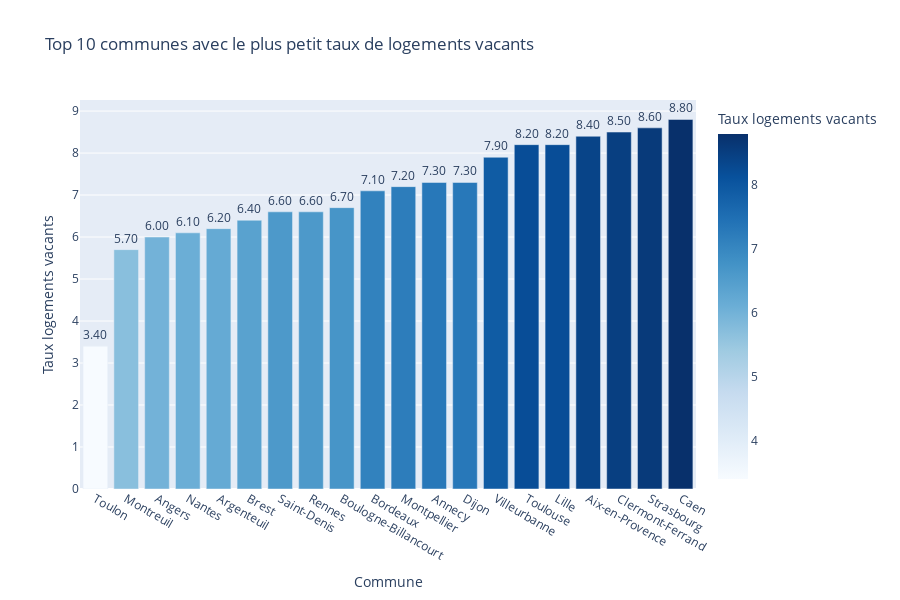

Notebook cell for this chart:
### Markdown cell above
Affichage sur la map

### Code cell
# --- Garder uniquement l'année la plus récente pour chaque commune ---
df_vac_100k_recent = df_vac_100k.sort_values("annee", ascending=False) \
                                 .groupby("code_commune", as_index=False) \
                                 .first()  # prend la ligne la plus récente pour chaque commune

# --- Merge avec les coordonnées ---
df_vac_map = df_vac_100k_recent.merge(
    df_communes_coords,
    left_on="code_commune",
    right_on="code_insee",
    how="left"
).dropna(subset=["latitude_centre", "longitude_centre"])

# --- Affichage carte Plotly ---
import plotly.express as px

fig = px.scatter_mapbox(
    df_vac_map,
    lat="latitude_centre",
    lon="longitude_centre",
    size="part_log_vacant",
    color="part_log_vacant",
    hover_name="nom_commune",
    hover_data={
        "p21_pop": True,
        "part_log_vacant": True,
        "code_postal": True,
        "annee": True
    },
    zoom=5,
    height=500,
    color_continuous_scale="OrRd"
)
# --- Top 10 communes avec le plus petit taux de logements vacants ---
top10_low_vac = df_vac_map.sort_values("part_log_vacant", ascending=True).head(20)

# --- Histogramme ---
fig_hist = px.bar(
    top10_low_vac,
    x="nom_commune",
    y="part_log_vacant",
    text="part_log_vacant",
    hover_data={"p21_pop": True, "code_postal": True, "annee": True},
    labels={"part_log_vacant": "Taux logements vacants", "nom_commune": "Commune"},
    title="Top 10 communes avec le plus petit taux de logements vacants",
    color="part_log_vacant",
    color_continuous_scale="Blues",
    height=600
)

fig.update_layout(mapbox_style="open-street-map", margin={"r":0,"t":0,"l":0,"b":0})
fig.show()

fig_hist.update_traces(texttemplate='%{text:.2f}', textposition='outside')
fig_hist.show()

### Figure 1 — Plotly figure (JSON) as saved in the notebook; plotly's stock layout.template omitted (floating-point values rounded to 4 significant figures)
{"data": [{"customdata": [[180500.0, 83000.0, 2022.0], [111500.0, 93100.0, 2022.0], [157200.0, 49000.0, 2022.0], [323200.0, 44200.0, 2022.0], [107200.0, 95100.0, 2022.0], [139600.0, 29200.0, 2022.0], [113900.0, 93210.0, 2022.0], [225100.0, 35700.0, 2022.0], [119800.0, 92100.0, 2022.0], [261800.0, 33300.0, 2022.0], [302500.0, 34080.0, 2022.0], [131700.0, 74000.0, 2022.0], [159300.0, 21000.0, 2022.0], [156900.0, 69100.0, 2022.0], [504100.0, 31100.0, 2022.0], [236700.0, 59260.0, 2022.0], [147500.0, 13100.0, 2022.0], [147300.0, 63100.0, 2022.0], [291300.0, 67000.0, 2022.0], [108200.0, 14000.0, 2022.0]], "hovertemplate": "Commune=%{x}<br>Taux logements vacants=%{marker.color}<br>p21_pop=%{customdata[0]}<br>code_postal=%{customdata[1]}<br>annee=%{customdata[2]}<extra></extra>", "legendgroup": "", "marker": {"color": [3.4, 5.7, 6.0, 6.1, 6.2, 6.4, 6.6, 6.6, 6.7, 7.1, 7.2, 7.3, 7.3, 7.9, 8.2, 8.2, 8.4, 8.5, 8.6, 8.8], "coloraxis": "coloraxis", "pattern": {"shape": ""}}, "name": "", "orientation": "v", "showlegend": false, "text": [3.4, 5.7, 6.0, 6.1, 6.2, 6.4, 6.6, 6.6, 6.7, 7.1, 7.2, 7.3, 7.3, 7.9, 8.2, 8.2, 8.4, 8.5, 8.6, 8.8], "textposition": "outside", "texttemplate": "%{text:.2f}", "type": "bar", "x": ["Toulon", "Montreuil", "Angers", "Nantes", "Argenteuil", "Brest", "Saint-Denis", "Rennes", "Boulogne-Billancourt", "Bordeaux", "Montpellier", "Annecy", "Dijon", "Villeurbanne", "Toulouse", "Lille", "Aix-en-Provence", "Clermont-Ferrand", "Strasbourg", "Caen"], "xaxis": "x", "y": [3.4, 5.7, 6.0, 6.1, 6.2, 6.4, 6.6, 6.6, 6.7, 7.1, 7.2, 7.3, 7.3, 7.9, 8.2, 8.2, 8.4, 8.5, 8.6, 8.8], "yaxis": "y"}], "layout": {"barmode": "relative", "coloraxis": {"colorbar": {"title": {"text": "Taux logements vacants"}}, "colorscale": [[0, "rgb(247,251,255)"], [0.125, "rgb(222,235,247)"], [0.25, "rgb(198,219,239)"], [0.375, "rgb(158,202,225)"], [0.5, "rgb(107,174,214)"], [0.625, "rgb(66,146,198)"], [0.75, "rgb(33,113,181)"], [0.875, "rgb(8,81,156)"], [1, "rgb(8,48,107)"]]}, "height": 600, "legend": {"tracegroupgap": 0}, "title": {"text": "Top 10 communes avec le plus petit taux de logements vacants"}, "xaxis": {"anchor": "y", "domain": [0, 1], "title": {"text": "Commune"}}, "yaxis": {"anchor": "x", "domain": [0, 1], "title": {"text": "Taux logements vacants"}}}}
